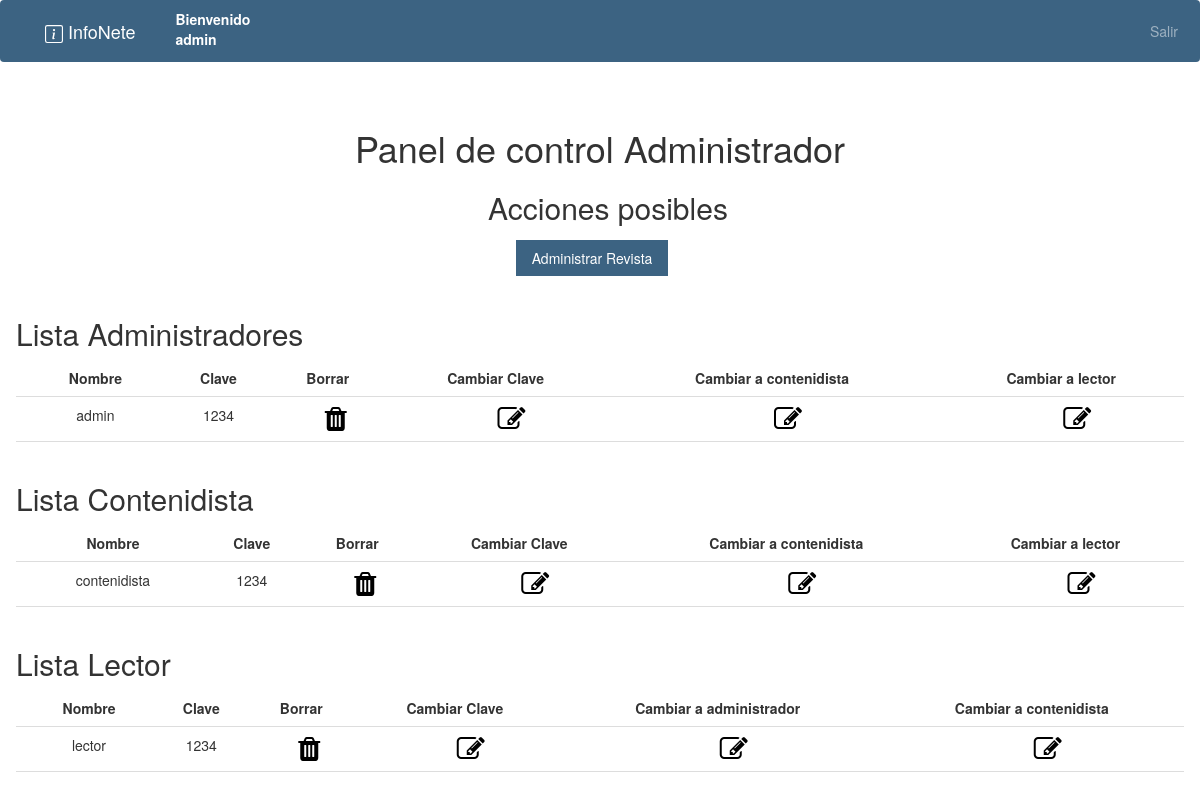
The page /interno.php?page=panelControl (signed in) on the database its author committed.
### tables this page shows
CREATE TABLE Usuario    				
(
Id_usuario int NOT NULL auto_increment,
Nro_doc int NOT NULL,
Cod_doc int NOT NULL,
Nombre varchar(50),
Mail varchar(64),
Telefono int,
Cod_Usuario int NOT NULL,										 
Pass varchar(50),																						
CONSTRAINT PK_Usuario PRIMARY KEY (Id_usuario),
CONSTRAINT FK_Usuario_Documento FOREIGN KEY (Cod_doc) REFERENCES Tipo_doc (Cod_doc),
CONSTRAINT FK_Usuario_Rol FOREIGN KEY (Cod_Usuario) REFERENCES Rol (Cod_Rol) 
);

### controller/InicioController.php (called while the page is built, shortened)
<?php
class InicioController
{
    private $modelo;
    public function __construct(){
        $this->modelo = new InicioModel();
    }
    public function executePanelControl(){
        $this->modelo->executeBuscarUsuarios();
        include_once("view/adm/panelControl.php");
    }
}

### helper/Database.php (called while the page is built, shortened)
<?php
class Database
{
    private $conexion;
    public function __construct()
    {
        $configuracion = parse_ini_file("config/config.ini");
        $servername = $configuracion["servername"];
        $username = $configuracion["username"];
        $dbname = $configuracion["dbname"];
        $password = $configuracion["password"];
        $conn = new mysqli($servername, $username, $password);
        $conn->select_db($dbname);
        $this->conexion = $conn;
    }
    public function queryBuscarUsuarios()
    {
        $stmt = $this->conexion->prepare("SELECT * FROM usuario  where Cod_Usuario=1");
        $stmt->execute();
        $result = $stmt->get_result();
        $stmt2 = $this->conexion->prepare("SELECT * FROM usuario  where Cod_Usuario=2");
        $stmt2->execute();
        $result2 = $stmt2->get_result();
        $stmt3 = $this->conexion->prepare("SELECT * FROM usuario  where Cod_Usuario=3");
        $stmt3->execute();
        $result3 = $stmt3->get_result();
    }
}

### model/InicioModel.php (called while the page is built, shortened)
<?php
include_once("helper/Database.php");
class InicioModel
{
    private $conexion;
    public function __construct(){
        $this->conexion = new Database();
    }
    public function executeBuscarUsuarios(){
        $this->conexion->queryBuscarUsuarios();
    }
}

### view/adm/panelControl.php (the view, shortened to what this page needs)
<?php
if(isset($_SESSION["usuarioOK"])) {
    ?>
    <html>
    <link rel="stylesheet" href="https://maxcdn.bootstrapcdn.com/bootstrap/3.3.6/css/bootstrap.min.css">
    <link rel="stylesheet" href="https://stackpath.bootstrapcdn.com/font-awesome/4.7.0/css/font-awesome.min.css">
    <body>
    <div class="w3-container w3-center">
        <h1 class="">Panel de control Administrador</h1>
        <h2 class="w3-margin-left w3-margin-bottom" style="margin-top: 2%">Acciones posibles</h2>
        <div class="w3-container w3-margin-top">
            <a href="interno.php?page=admRevista" class="w3-button bg-primary w3-hover-black w3-margin-right"style="text-decoration: none">Administrar Revista</a>
        </div>
    </div>
    <br>
    <div class="w3-container">
        <h2>Lista Administradores</h2>
        <table class="w3-table w3-bordered">
            <tr>
                <th class='text-center'>Nombre</th>
                <th class='text-center'>Clave</th>
                <th class='text-center'>Borrar</th>
                <th class='text-center'>Cambiar Clave</th>
                <th class='text-center'>Cambiar a contenidista</th>
                <th class='text-center'>Cambiar a lector</th>
            <?php
            if(isset($_SESSION["admin"])) {
                $admin = $_SESSION["admin"];
                $tam = sizeof($admin);
                for ($i = 1; $i <= $tam; $i++) {
                    $posA = explode("-", $admin[$i]);
                    echo "<tr>";
                    echo "<td class='text-center'>$posA[1]</td>";
                    echo "<td class='text-center'>$posA[2]</td>";
                    echo "<td class='text-center'>";
                    echo"<div class='w3-margin-left '><a href='interno.php?page=borrarUsuario&idUsuario=$posA[0]'style='color: black'><i class=\"fa fa-trash fa-2x\" aria-hidden=\"true\"></i></a></div>";
                    echo "</td>";
                    echo "<td class='text-center'>";
                    echo "<div class='w3-margin-left'><div class='w3-margin-left'><a href='interno.php?page=cambiarClave&Id_usuario=$posA[0]' style='color: black'>
                              <i class=\"fa fa-pencil-square-o fa-2x\" aria-hidden=\"true\" href='#'></i></a></div></div>";
                    echo "</td>";
                    echo "<td class='text-center'>";
                    echo "<div class='w3-margin-left'><div class='w3-margin-left'><a href='interno.php?page=cambiarAConte&Id_usuario=$posA[0]' style='color: black'>
                              <i class=\"fa fa-pencil-square-o fa-2x\" aria-hidden=\"true\" href='#'></i></a></div></div>";
                    echo "</td>";
                    echo "<td class='text-center'>";
                    echo "<div class='w3-margin-left'><div class='w3-margin-left'><a href='interno.php?page=cambiarALector&Id_usuario=$posA[0]' style='color: black'>
                              <i class=\"fa fa-pencil-square-o fa-2x\" aria-hidden=\"true\" href='#'></i></a></div></div>";
                    echo "</td>";
                    echo"</tr>";
                }
            }
            ?>
        </table>
    </div>
    <br>
    <div class="w3-container">
        <h2>Lista Contenidista</h2>
        <table class="w3-table w3-bordered">
            <tr>
                <th class='text-center'>Nombre</th>
                <th class='text-center'>Clave</th>
                <th class='text-center'>Borrar</th>
                <th class='text-center'>Cambiar Clave</th>
                <th class='text-center'>Cambiar a contenidista</th>
                <th class='text-center'>Cambiar a lector</th>
            </tr>
            <?php
            if(isset($_SESSION["contenidista"])) {
                $contenidista = $_SESSION["contenidista"];
                $tam = sizeof($contenidista);
                for ($i = 1; $i <= $tam; $i++) {
                    $posC = explode("-", $contenidista[$i]);
                    echo "<tr>";
                    echo "<td class='text-center'>$posC[1]</td>";
                    echo "<td class='text-center'>$posC[2]</td>";
                    echo "<td class='text-center'>";
                    echo"<div class='w3-margin-left '><a href='interno.php?page=borrarUsuario&idUsuario=$posC[0]'style='color: black'><i class=\"fa fa-trash fa-2x\" aria-hidden=\"true\"></i></a></div>";
                    echo "</td>";
                    echo "<td class='text-center'>";
                    echo "<div class='w3-margin-left'><div class='w3-margin-left'><a href='interno.php?page=cambiarClave&Id_usuario=$posC[0]' style='color: black'>
                              <i class=\"fa fa-pencil-square-o fa-2x\" aria-hidden=\"true\" href='#'></i></a></div></div>";
                    echo "</td>";
                    echo "<td class='text-center'>";
                    echo "<div class='w3-margin-left'><div class='w3-margin-left'><a href='interno.php?page=cambiarAConte&Id_usuario=$posC[0]' style='color: black'>
                              <i class=\"fa fa-pencil-square-o fa-2x\" aria-hidden=\"true\" href='#'></i></a></div></div>";
                    echo "</td>";
                    echo "<td class='text-center'>";
                    echo "<div class='w3-margin-left'><div class='w3-margin-left'><a href='interno.php?page=cambiarALector&Id_usuario=$posC[0]' style='color: black'>
                              <i class=\"fa fa-pencil-square-o fa-2x\" aria-hidden=\"true\" href='#'></i></a></div></div>";
                    echo "</td>";
                    echo"</tr>";
                }
            }
            ?>
        </table>
    </div>
    <br>
    <div class="w3-container">
        <h2>Lista Lector</h2>
        <table class="w3-table w3-bordered">
            <tr>
                <th class='text-center'>Nombre</th>
                <th class='text-center'>Clave</th>
                <th class='text-center'>Borrar</th>
                <th class='text-center'>Cambiar Clave</th>
                <th class='text-center'>Cambiar a administrador</th>
                <th class='text-center w3-margin-left'> Cambiar a contenidista</th>
            </tr>
            <?php
            if(isset($_SESSION["lector"])) {
                $lector = $_SESSION["lector"];
                $tam = sizeof($lector);
                for ($i = 1; $i <= $tam; $i++) {
                    $posL = explode("-", $lector[$i]);
                    echo "<tr>";
                    echo "<td class='text-center'>$posL[1]</td>";
                    echo "<td class='text-center'>$posL[2]</td>";
                    echo "<td class='text-center'>";
                    echo"<div class='w3-margin-left '><a href='interno.php?page=borrarUsuario&idUsuario=$posL[0]'style='color: black'><i class=\"fa fa-trash fa-2x\" aria-hidden=\"true\"></i></a></div>";
                    echo "</td>";
                    echo "<td class='text-center'>";
                    echo "<div class='w3-margin-left'><div class='w3-margin-left'><a href='interno.php?page=cambiarClave&Id_usuario=$posL[0]' style='color: black'>
                              <i class=\"fa fa-pencil-square-o fa-2x\" aria-hidden=\"true\" href='#'></i></a></div></div>";
                    echo "</td>";
                    echo "<td class='text-center'>";
                    echo "<div class='w3-margin-left'><div class='w3-margin-left'><a href='interno.php?page=cambiarAConte&Id_usuario=$posL[0]' style='color: black'>
                              <i class=\"fa fa-pencil-square-o fa-2x\" aria-hidden=\"true\" href='#'></i></a></div></div>";
                    echo "</td>";
                    echo "<td class='text-center'>";
                    echo "<div class='w3-margin-left'><div class='w3-margin-left'><a href='interno.php?page=cambiarALector&Id_usuario=$posL[0]' style='color: black'>
                              <i class=\"fa fa-pencil-square-o fa-2x\" aria-hidden=\"true\" href='#'></i></a></div></div>";
                    echo "</td>";
                    echo"</tr>";
                }
            }
            ?>
        </table>
    </div>
    </body>
    </html>
    <?php
}else{
    header("Location: index.php");
    exit();
}
?>

### view/css/estilos.css (style rules this page uses)
.bg-primary { background-color: #3c6382 !important; }

### view/css/style.css (style rules this page uses)
.bg-primary { background-color: #3c6382 !important; }

### view/css/w3.css (style rules this page uses)
*,*:before,*:after { box-sizing:inherit }
html { -ms-text-size-adjust:100%;-webkit-text-size-adjust:100% }
body { margin:0 }
a { background-color:transparent }
html,body { font-family:Verdana,sans-serif;font-size:15px;line-height:1.5 }
html { overflow-x:hidden }
h1 { font-size:36px }
h2 { font-size:30px }
h1,h2,h3,h4,h5,h6 { font-family:"Segoe UI",Arial,sans-serif;font-weight:400;margin:10px 0 }
a { color:inherit }
.w3-table,.w3-table-all { border-collapse:collapse;border-spacing:0;width:100%;display:table }
.w3-bordered tr,.w3-table-all tr { border-bottom:1px solid #ddd }
.w3-table td,.w3-table th,.w3-table-all td,.w3-table-all th { padding:8px 8px;display:table-cell;text-align:left;vertical-align:top }
.w3-table th:first-child,.w3-table td:first-child,.w3-table-all th:first-child,.w3-table-all td:first-child { padding-left:16px }
.w3-btn,.w3-button { border:none;display:inline-block;padding:8px 16px;vertical-align:middle;overflow:hidden;text-decoration:none;color:inherit;background-color:inherit;text-align:center;cursor:pointer;white-space:nowrap }
.w3-btn,.w3-button { -webkit-touch-callout:none;-webkit-user-select:none;-khtml-user-select:none;-moz-user-select:none;-ms-user-select:none;user-select:none }
.w3-container:after,.w3-container:before,.w3-panel:after,.w3-panel:before,.w3-row:after,.w3-row:before,.w3-row-padding:after,.w3-row-padding:before, .w3-cell-row:before,.w3-cell-row:after,.w3-clear:after,.w3-clear:before,.w3-bar:before,.w3-bar:after { content:"";display:table;clear:both }
.w3-container,.w3-panel { padding:0.01em 16px }
.w3-center { text-align:center!important }
.w3-margin-top { margin-top:16px!important }
.w3-margin-bottom { margin-bottom:16px!important }
.w3-margin-left { margin-left:16px!important }
.w3-margin-right { margin-right:16px!important }

### rows shown on the page
usuario: Nombre "admin", Pass "1234"
usuario: Nombre "contenidista", Pass "1234"
usuario: Nombre "lector", Pass "1234"

### other values the page prints
$pos[1] "admin"
